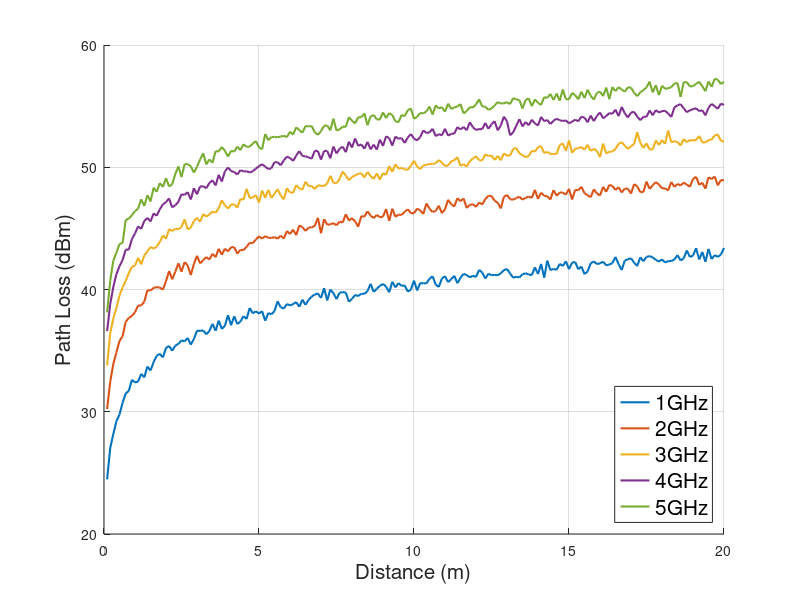

MATLAB code for this plot:
function figln()
hold on;
grid on;
for fc = [1e9,2e9,3e9,4e9,5e9]
%     fc=1500000000;
    d0=1;
    n=0.8;
    d=0:0.1:20;
    sigma=0.3;
    
    PL=PL_logdist_or_norm(fc,d,1,n,sigma);
    plot(d,PL,'linewidth',1.5);
end
xlabel('Distance (m)','fontsize',15);
ylabel('Path Loss (dBm)','fontsize',15);
legend('1GHz','2GHz','3GHz','4GHz','5GHz','Location','southeast','fontsize',15);
end

function PL=PL_logdist_or_norm(fc,d,d0,n,sigma)
% Log-distance or Log-normal shadowing path loss model
% Inputs: fc : Carrier frequency[Hz]
% d : Distance between base station and mobile station[m]
% d0 : Reference distance[m]
% n : Path loss exponent
% sigma : Variance[dB]

lamda=3e8/fc; PL= -20*log10(lamda/(4*pi*d0))+10*n*log10(d/d0); % Eq.(1.4)
PL = PL + sigma*randn(size(d));
end % Eq.(1.5)

function PL=PL_free(fc,d,Gt,Gr)
% Free Space Path Loss Model
% Inputs: fc : Carrier frequency[Hz]
% d : Distance between base station and mobile station[m]
% Gt/Gr : Transmitter/Receiver gain
% Output: PL : Path loss[dB]
lamda = 3e8/fc; tmp = lamda./(4*pi*d);
if nargin&gt;2, tmp = tmp*sqrt(Gt); end
if nargin&gt;3, tmp = tmp*sqrt(Gr); end
PL = -20*log10(tmp); % Eq.(1.2)/(1.3)
end